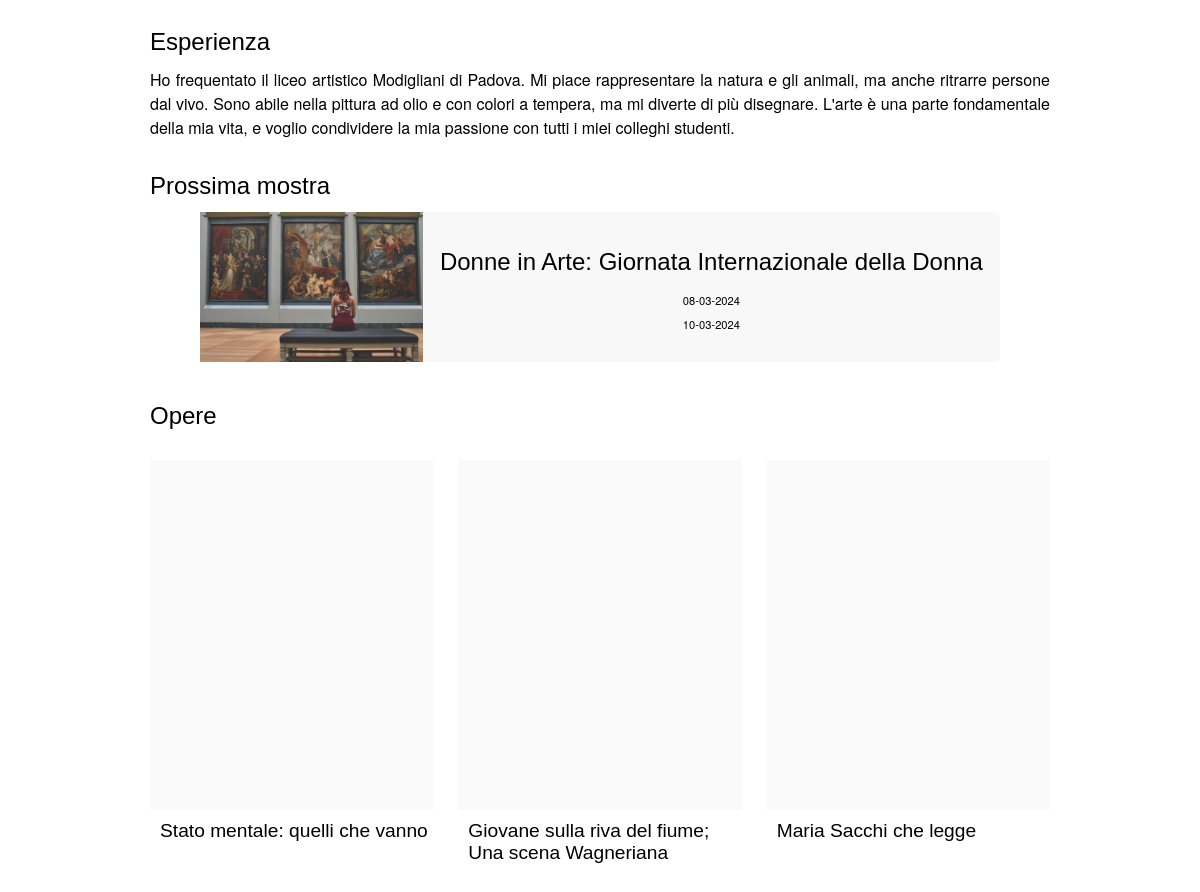
The app's page /php/artista.php?id=2 (middle part), older data.
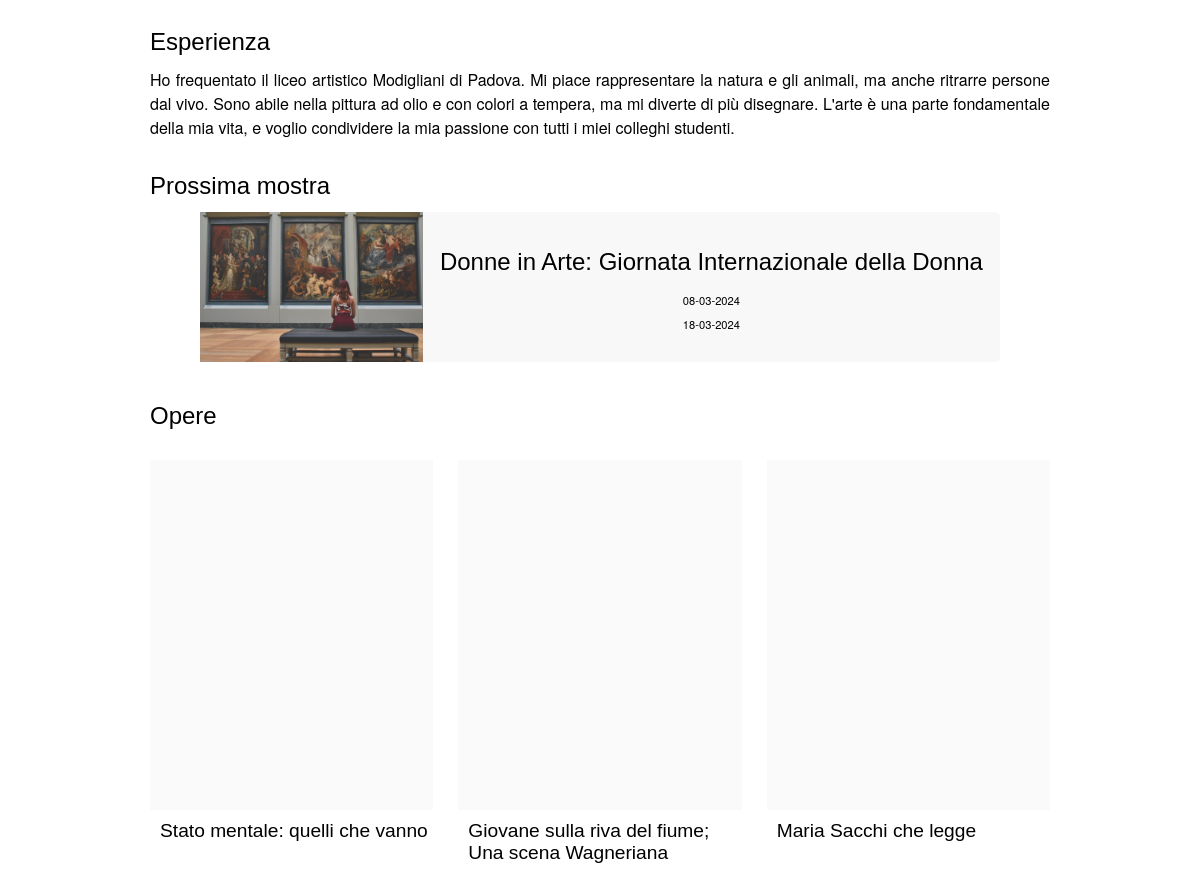
The same page, newer data.
### tables this page shows
CREATE TABLE `Artshows` (
  `id` int(11) NOT NULL,
  `title` varchar(100) NOT NULL,
  `description` varchar(1000) NOT NULL,
  `image` varchar(100) NOT NULL,
  `start_date` date NOT NULL,
  `end_date` date NOT NULL
);

### php/DBAccess.php (called while the page is built, shortened)
<?php
class DBAccess
{
    private $connection;
    public function openDBConnection()
    {
        try {
            $this->connection = mysqli_connect(
                self::HOST_DB,
                self::USERNAME,
                self::PASSWORD,
                self::DATABASE_NAME
            );
        } catch (\Exception $e) {
            return false;
        }
        return true;
    }
    public function getArtist($id)
    {
        $query = "SELECT Users.id, Users.username, Users.name, Users.lastname, Users.image, Users.birth_date, Users.birth_place, Users.biography, Users.experience
                    FROM Users
                    WHERE Users.id = $id AND NOT Users.is_admin";
        $queryResult = mysqli_query($this->connection, $query) or DBAccess::errorDB(true);
        if (mysqli_num_rows($queryResult) != 0) {
            $result = array();
            while ($row = mysqli_fetch_array($queryResult, MYSQLI_ASSOC)) {
                $result[] = $row;
            }
            return $result;
        } else return null;
    }
    public function getArtistArtworksPreview($id)
    {
        $query = "SELECT Artworks.id, Artworks.main_image, Artworks.title
                    FROM Users JOIN Artworks ON Users.id = Artworks.id_artist
                    WHERE Users.id = $id AND NOT Users.is_admin
                    ORDER BY Artworks.upload_time DESC";
        $queryResult = mysqli_query($this->connection, $query) or DBAccess::errorDB(true);
        if (mysqli_num_rows($queryResult) != 0) {
            $result = array();
            while ($row = mysqli_fetch_array($queryResult, MYSQLI_ASSOC)) {
                $result[] = $row;
            }
            return $result;
        } else return null;
    }
    public function getArtistLabels($id)
    {
        $query = "SELECT DISTINCT ArtworkLabels.label
                    FROM Artworks JOIN ArtworkLabels ON Artworks.id = ArtworkLabels.id_artwork
                    WHERE Artworks.id_artist = $id
                    ORDER BY ArtworkLabels.label";
        $queryResult = mysqli_query($this->connection, $query) or DBAccess::errorDB(true);
        if (mysqli_num_rows($queryResult) != 0) {
            $result = array();
            while ($row = mysqli_fetch_array($queryResult, MYSQLI_ASSOC)) {
                $result[] = $row;
            }
            return $result;
        } else return null;
    }
    public function getNextArtshowOfArtist($id)
    {
        $query = "SELECT Artshows.*
                FROM Users JOIN ArtshowPrenotations ON Users.id = ArtshowPrenotations.id_artist JOIN Artshows ON ArtshowPrenotations.id_artshow = Artshows.id
                WHERE Users.id = $id AND CURRENT_DATE <= Artshows.start_date
                ORDER BY Artshows.start_date ASC
                LIMIT 1";
        $queryResult = mysqli_query($this->connection, $query) or DBAccess::errorDB(true);
        if (mysqli_num_rows($queryResult) != 0) {
            $result = array();
            while ($row = mysqli_fetch_array($queryResult, MYSQLI_ASSOC)) {
                $result[] = $row;
            }
            return $result;
        } else return null;
    }
}

### php/DateManager.php (called while the page is built, shortened)
<?php
class DateManager {
    public static function toDMY($inputDate) {
        $dateTime = DateTime::createFromFormat('Y-m-d', $inputDate);
        return $dateTime->format('d-m-Y');
    }
}
?>

### php/artista.php (the view, shortened to what the changed rows need)
<?php
require_once 'DBAccess.php';
require_once 'DateManager.php';
$isLoggedIn = isset($_SESSION['logged_id']);
$idArtist = $_GET["id"];
$loginOrProfileTitle = $isLoggedIn ?
    ($idArtist == $_SESSION['logged_id'] ?
        '<span lang=\"en\">Account</span>'
        : "<a href=\"artista.php?id=" . $_SESSION['logged_id'] . "\"><span lang=\"en\">Account</span></a>")
    : "<a href=\"login.php\">Accedi</a>";
$artistButtons = "";
$createArtwork = "";
$connection = new DB\DBAccess();
$infoArtistArtworks = $connection->getArtist($idArtist);
$labels = $connection->getArtistLabels($idArtist);
$artistNextArtshow = $connection->getNextArtshowOfArtist($idArtist);
$artworksPreview = $connection->getArtistArtworksPreview($idArtist);
if (!$infoArtistArtworks || sizeof($infoArtistArtworks) <= 0) {
    header("location: ../php/404.php");
} else {
    $name = $infoArtistArtworks[0]['name'];
    $lastname = $infoArtistArtworks[0]['lastname'];
    $username = $infoArtistArtworks[0]['username'];
    $image = $infoArtistArtworks[0]['image'];
    $biography = '';
    if ($infoArtistArtworks[0]['biography']) {
        $biography = "<article class=\"artist_description\"><h3>Biografia</h3><p>" . $infoArtistArtworks[0]['biography'] . "</p></article>";
    }
    $experience = '';
    if ($infoArtistArtworks[0]['experience']) {
        $experience = "<article class=\"artist_description\"><h3>Esperienza</h3><p>" . $infoArtistArtworks[0]['experience'] . "</p></article>";
    }
    $details = "<dl>";
    if ($infoArtistArtworks[0]['birth_date']) {
        $details .= "<dt>Data di nascita</dt>
                            <dd>
                                <time datetime=\"" . $infoArtistArtworks[0]['birth_date'] . "\">" . DateManager::toDMY($infoArtistArtworks[0]['birth_date']) . "</time>
                            </dd>";
    }
    if ($infoArtistArtworks[0]['birth_place']) {
        $details .= "<dt>Luogo di nascita</dt>
                            <dd>" . $infoArtistArtworks[0]['birth_place'] . "</dd>";
    }
    if ($labels && sizeof($labels) > 0) {
        $labelsContainer = "<dt>Stili artistici</dt><dd id=\"artist_labels\"><ul class=\"label_list\">";
        foreach ($labels as $label) {
            $labelsContainer .= "<li class=\"label\"><a href=\"opere.php?" . $label['label'] . "=" . $label['label'] . "\">" . ucfirst($label['label']) . "</a></li>";
        }
        $labelsContainer .= "</ul></dd></dl>";
        $details .= $labelsContainer;
    }
    $nextArtshow = "<p>L'artista non parteciperà a nessuna prossima mostra.</p>";
    if ($artistNextArtshow && sizeof($artistNextArtshow) > 0) {
        $startDateReverse = DateManager::toDMY($artistNextArtshow[0]['start_date']);
        $endDateReverse = DateManager::toDMY($artistNextArtshow[0]['end_date']);
        $nextArtshow = "<div class=\"gallery_item\">
                            <a
                            href=\"mostra.php?id=" . $artistNextArtshow[0]['id'] . "\">
                            <div class=\"artshow_gallery_item\">
                                <div class=\"artshow_gallery_item_image\">
                                        <img
                                            src=\"" . $artistNextArtshow[0]['image'] . "\"
                                            alt=\"\" />
                                </div>
                                <div class=\"artshow_gallery_item_info\">
                                    <div class=\"artshow_gallery_item_title\">
                                            <h3>
                                                " . $artistNextArtshow[0]['title'] . "
                                            </h3>
                                    </div>
                                    <div class=\"artshow_gallery_item_dates\">
                                        <p>
                                            <time datetime=\"" . $artistNextArtshow[0]['start_date'] . "\">
                                                " . $startDateReverse . "
                                            </time>
                                        </p>
                                        <p>
                                            <time datetime=\"" . $artistNextArtshow[0]['end_date'] . "\">
                                                " . $endDateReverse . "
                                            </time>
                                        </p>
                                    </div>
                                </div>
                            </div>
                        </a>
                        </div>";
    }
    $artworks = "<p>L'artista non ha ancora caricato nessuna opera.</p>";
    if ($artworksPreview && sizeof($artworksPreview) > 0) {
        $artworks = "<div class=\"results_section\" id=\"paginated_section\">";
        foreach ($artworksPreview as $artwork) {
            $artworks .= "<figure class=\"gallery_item\">
                        <div class=\"artwork_gallery_item_image\">
                            <a aria-label=\"Visita la pagina dell'opera " . $artwork['title'] . "\"
                                href=\"opera.php?id=" . $artwork['id'] . "\">
                                <img
                                    src=\"" . $artwork['main_image'] . "\" alt=\"\"/>
                            </a>
                        </div>
                        <figcaption>
                            <h3 class=\"artwork_gallery_item_title\">" . $artwork['title'] . "</h3>
                        </figcaption>
                    </figure>";
        }
        $artworks .= "</div>" . addPaginator();
    }
    $artista = file_get_contents("../templates/artista.html");
    $artista = str_replace("{{login_or_profile_title}}", $loginOrProfileTitle, $artista);
    $artista = str_replace("{{name}}", $name, $artista);
    $artista = str_replace("{{lastname}}", $lastname, $artista);
    $artista = str_replace("{{username}}", $username, $artista);
    $artista = str_replace("{{artist_buttons}}", $artistButtons, $artista);
    $artista = str_replace("{{create_artwork}}", $createArtwork, $artista);
    $artista = str_replace("{{image}}", $image, $artista);
    $artista = str_replace("{{details}}", $details, $artista);
    $artista = str_replace("{{biography}}", $biography, $artista);
    $artista = str_replace("{{experience}}", $experience, $artista);
    $artista = str_replace("{{next_artshow}}", $nextArtshow, $artista);
    $artista = str_replace("{{artworks}}", $artworks, $artista);
    echo ($artista);
}

Row changes from the older to the newer data that the page shows:
changed artshows "Donne in Arte: Giornata Internazionale della Donna": end_date "10-03-2024" → "18-03-2024"
